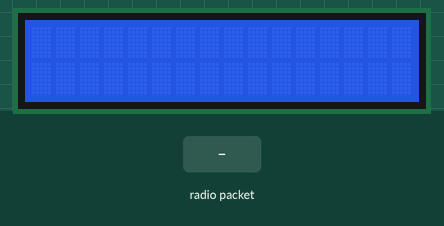
This sketch was run on a simulated Arduino Uno, built with avr-gcc and run on an emulated ATmega328P. On the bench: 16×2 character LCD. The test bench sets the inputs (shaded band). No radio packets arrive unless stated; what the sketch prints to the serial monitor is not drawn.

Above: at 1.2 s.
1.3 s: radio packet "1" arrives
At 2.9 s:
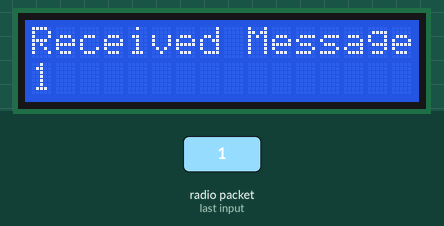
3.5 s: radio packet "0" arrives
At 5.2 s:
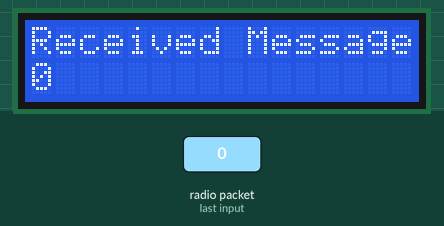
5.6 s: radio packet "2" arrives
At 7.5 s:
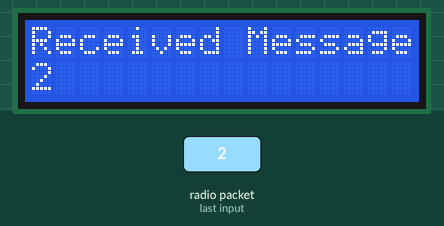
Timing chart, 0 to 9.0 s (numbered marks = the images above; inputs shaded):
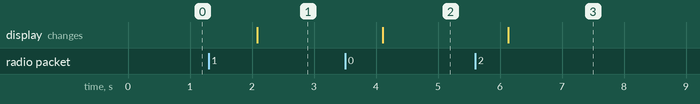

Measured:
- after the input at 1.3 s, the display: changes after 0.79 s (image 1)
- after the input at 3.5 s, the display: changes after 0.61 s (image 2)
- after the input at 5.6 s, the display: changes after 0.53 s (image 3)

The sketch:

Receivers_nonecc_code.ino
```cpp
#include <RH_ASK.h>
#include <LiquidCrystal_I2C.h>

LiquidCrystal_I2C lcd(0x27, 16, 2);

RH_ASK radio(2000, 11, 12);
const int maxLength = 128; // Maximum length of the input
char receivedBuffer[maxLength]; // Buffer to store the received message

void setup() {
    Serial.begin(9600);

    if (!radio.init()) {
        Serial.println("Radio module failed to initialize");
    }

    lcd.begin(16, 2);
    lcd.backlight();
}

void loop() {
    uint8_t buf[RH_ASK_MAX_MESSAGE_LEN];
    uint8_t buflen = sizeof(buf);

    if (radio.recv(buf, &buflen)) {
        Serial.println("Received Sender's Public key");

        // Message received successfully
        Serial.print("Received: ");
        for (int i = 0; i < buflen; i++) {
            Serial.print((char)buf[i]);
        }
        Serial.println();

        // Display the received message on the LCD
        lcd.clear();
        lcd.setCursor(0, 0); // Set the cursor to the first line
        lcd.print("Received Message:");
        lcd.setCursor(0, 1); // Set the cursor to the second line
        lcd.print((char*)buf);
    }

    delay(1000); // Adjust the delay as needed to control how often you check for incoming messages
}
```
